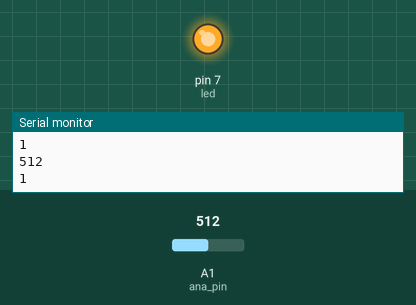
Simulated run of this sketch. Board: Arduino Uno, built with avr-gcc and run on an emulated ATmega328P. Parts: output pins drawn as LEDs (lit = HIGH), the last lines printed to the serial monitor. The inputs (shaded band) are chosen by the test bench; at power-on: A1 (ana_pin) = 512.

Above: at 1.2 s.
1.3 s: A1 (ana_pin) set to 812
2.8 s: A1 (ana_pin) set to 836
At 3.7 s:
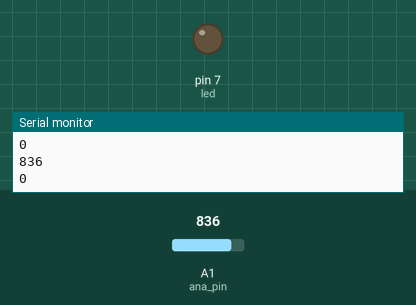
4.5 s: A1 (ana_pin) set to 716
At 4.9 s:
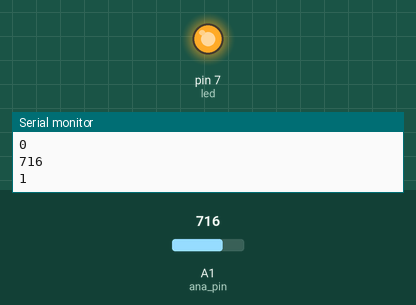
6.0 s: A1 (ana_pin) set to 900
At 7.3 s:
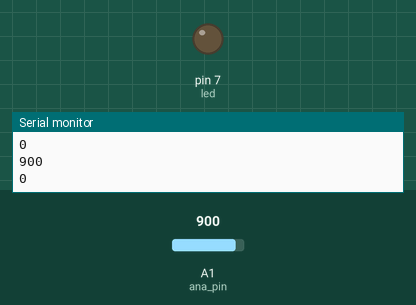
Timing chart, 0 to 8.5 s (numbered marks = the images above; inputs shaded):
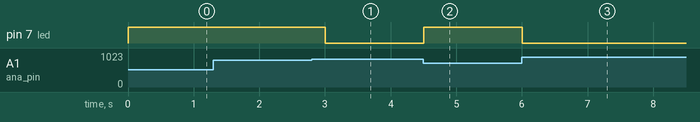

Measured:
- the behaviour switches between 825 and 826 on A1 (ana_pin) (found by bisection; images 0 and 1)
- after the input at 2.8 s, pin 7 (led): HIGH → LOW after 0.20 s
- after the input at 4.5 s, pin 7 (led): LOW → HIGH at once
- after the input at 6.0 s, pin 7 (led): HIGH → LOW at once

The sketch:

AutoLedAdjust.ino
```cpp
//Automatic light on based on lighting in the room LED changes intensity based on darkness
int ana_pin = 1;
int led = 7;

void setup() {
  analogReference(DEFAULT); //Unnecessaty since it done by default
  pinMode(led, OUTPUT);
  Serial.begin(9600);
}

void loop() {
  int val = analogRead(ana_pin);

  val = constrain(val, 750, 900); // Check for value outside 750 or 900 and set min and max
  int ledLevel = map(val, 750, 900, 255, 0); // mapping analog to digital -- (0-1024(10 bit) to 0 -256 (8 bit) -- 750 -> 255 900 --> 0

  analogWrite(led, ledLevel);

  Serial.println(analogRead(ana_pin));
  Serial.println(digitalRead(led));
  delay(500);

}
```
